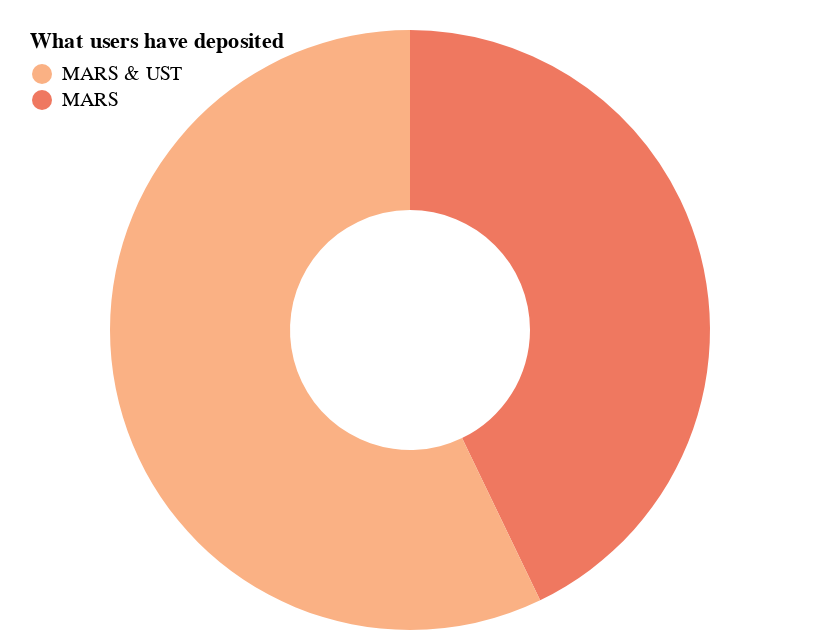

Notebook code cell kept with this figure:
### Code cell
user_dep_type.columns = ['What users have deposited','Number of Users']
user_dep_type_chart = alt.Chart(user_dep_type).mark_arc(innerRadius=60).encode(
    theta=alt.Theta(field="Number of Users", type="quantitative"),
    color=alt.Color(field="What users have deposited", type="nominal",
            sort=['MARS & UST','MARS','UST'],
            scale=alt.Scale(scheme='lightorange'),
            legend=alt.Legend(
            orient='none',
            padding=10,
            legendY=-10,
            direction='vertical')),
    tooltip=['What users have deposited','Number of Users']
).configure_view(strokeOpacity=0)
user_dep_type_chart

### Figure 1 — Vega-Lite specification as saved in the notebook (floating-point values rounded to 4 significant figures)
{"config": {"view": {"continuousWidth": 400, "continuousHeight": 300, "strokeOpacity": 0}}, "data": {"name": "data-68c34e9b0caf13c77ab67b49c64cd2b7"}, "mark": {"type": "arc", "innerRadius": 60}, "encoding": {"color": {"field": "What users have deposited", "legend": {"direction": "vertical", "legendY": -10, "orient": "none", "padding": 10}, "scale": {"scheme": "lightorange"}, "sort": ["MARS & UST", "MARS", "UST"], "type": "nominal"}, "theta": {"field": "Number of Users", "type": "quantitative"}, "tooltip": [{"field": "What users have deposited", "type": "nominal"}, {"field": "Number of Users", "type": "quantitative"}]}, "$schema": "https://vega.github.io/schema/vega-lite/v4.17.0.json", "datasets": {"data-68c34e9b0caf13c77ab67b49c64cd2b7": [{"What users have deposited": "MARS", "Number of Users": 3}, {"What users have deposited": "MARS & UST", "Number of Users": 4}]}}
